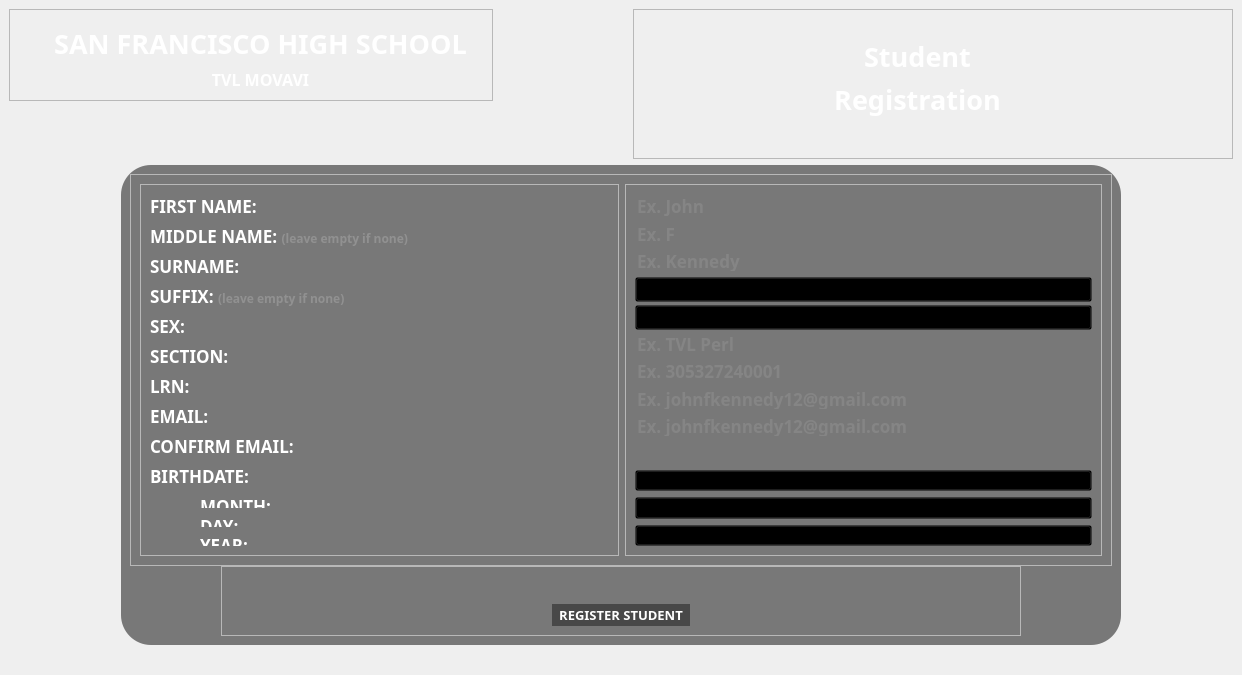
<?xml version="1.0" encoding="UTF-8"?>
<ui version="4.0">
 <class>MainWindow</class>
 <widget class="QMainWindow" name="MainWindow">
  <property name="geometry">
   <rect>
    <x>0</x>
    <y>0</y>
    <width>1242</width>
    <height>675</height>
   </rect>
  </property>
  <property name="sizePolicy">
   <sizepolicy hsizetype="Preferred" vsizetype="Preferred">
    <horstretch>0</horstretch>
    <verstretch>0</verstretch>
   </sizepolicy>
  </property>
  <property name="palette">
   <palette>
    <active/>
    <inactive/>
    <disabled/>
   </palette>
  </property>
  <property name="windowTitle">
   <string>QRAttendify - Register</string>
  </property>
  <property name="windowIcon">
   <iconset resource="../Resources/resources.qrc">
    <normaloff>:/icons/Icons/sfhs_logo.ico</normaloff>:/icons/Icons/sfhs_logo.ico</iconset>
  </property>
  <property name="styleSheet">
   <string notr="true">#centralwidget { border-image: url(:/images/Images/bg_1.png); }
#middle_bottom { background: rgba(0, 0, 0, 0.5); border-radius: 30%; }
#infos QLineEdit { background: transparent; color: rgb(145, 145, 145); text-transform: uppercase; }
#infos QLineEdit#email_fill, #infos QLineEdit#confirm_email_fill { text-transform: none; }
QComboBox { selection-background-color: transparent; background: transparent; color: rgb(110, 110, 110); }
QComboBox::drop-down { border: 0; }
QComboBox::down-arrow { image: url(:/icons/Icons/drop-down_unfocus.png); margin-right:15px; }
QComboBox QListView { padding: 6px; outline: 0; background: rgb(34, 34, 34); color: white }</string>
  </property>
  <widget class="QWidget" name="centralwidget">
   <property name="autoFillBackground">
    <bool>false</bool>
   </property>
   <property name="styleSheet">
    <string notr="true"/>
   </property>
   <layout class="QGridLayout" name="gridLayout">
    <property name="bottomMargin">
     <number>30</number>
    </property>
    <item row="0" column="0" colspan="2" alignment="Qt::AlignLeft|Qt::AlignTop">
     <widget class="QFrame" name="left_top">
      <property name="maximumSize">
       <size>
        <width>16777215</width>
        <height>150</height>
       </size>
      </property>
      <property name="frameShape">
       <enum>QFrame::StyledPanel</enum>
      </property>
      <property name="frameShadow">
       <enum>QFrame::Raised</enum>
      </property>
      <layout class="QGridLayout" name="gridLayout_2">
       <property name="leftMargin">
        <number>15</number>
       </property>
       <property name="topMargin">
        <number>15</number>
       </property>
       <item row="0" column="1">
        <widget class="QLabel" name="title_logo">
         <property name="minimumSize">
          <size>
           <width>445</width>
           <height>0</height>
          </size>
         </property>
         <property name="maximumSize">
          <size>
           <width>16777215</width>
           <height>16777215</height>
          </size>
         </property>
         <property name="font">
          <font>
           <family>Trebuchet MS</family>
           <pointsize>20</pointsize>
           <weight>75</weight>
           <bold>true</bold>
          </font>
         </property>
         <property name="text">
          <string>&lt;p&gt;&lt;span style=&quot; font-size:20pt; font-weight:600; color:#ffffff;&quot;&gt;SAN FRANCISCO HIGH SCHOOL&lt;/span&gt;&lt;/p&gt;</string>
         </property>
         <property name="scaledContents">
          <bool>false</bool>
         </property>
         <property name="alignment">
          <set>Qt::AlignBottom|Qt::AlignHCenter</set>
         </property>
        </widget>
       </item>
       <item row="1" column="1">
        <widget class="QLabel" name="class_name">
         <property name="font">
          <font>
           <family>Trebuchet MS</family>
           <pointsize>12</pointsize>
           <weight>75</weight>
           <bold>true</bold>
           <kerning>true</kerning>
          </font>
         </property>
         <property name="layoutDirection">
          <enum>Qt::LeftToRight</enum>
         </property>
         <property name="text">
          <string>&lt;p&gt;&lt;span style=&quot; font-weight:600; color:#ffffff;&quot;&gt;TVL MOVAVI&lt;/span&gt;&lt;/p&gt;</string>
         </property>
         <property name="textFormat">
          <enum>Qt::AutoText</enum>
         </property>
         <property name="scaledContents">
          <bool>true</bool>
         </property>
         <property name="alignment">
          <set>Qt::AlignHCenter|Qt::AlignTop</set>
         </property>
         <property name="wordWrap">
          <bool>true</bool>
         </property>
        </widget>
       </item>
       <item row="0" column="0" rowspan="2">
        <widget class="QLabel" name="logo">
         <property name="maximumSize">
          <size>
           <width>131</width>
           <height>131</height>
          </size>
         </property>
         <property name="text">
          <string/>
         </property>
         <property name="pixmap">
          <pixmap resource="../Resources/resources.qrc">:/icons/Icons/sfhs_logo.png</pixmap>
         </property>
         <property name="scaledContents">
          <bool>true</bool>
         </property>
        </widget>
       </item>
      </layout>
     </widget>
    </item>
    <item row="0" column="2" alignment="Qt::AlignRight|Qt::AlignTop">
     <widget class="QFrame" name="right_top">
      <property name="minimumSize">
       <size>
        <width>600</width>
        <height>150</height>
       </size>
      </property>
      <property name="maximumSize">
       <size>
        <width>16777215</width>
        <height>150</height>
       </size>
      </property>
      <property name="frameShape">
       <enum>QFrame::StyledPanel</enum>
      </property>
      <property name="frameShadow">
       <enum>QFrame::Raised</enum>
      </property>
      <layout class="QGridLayout" name="gridLayout_3">
       <item row="0" column="1">
        <widget class="QLabel" name="back">
         <property name="minimumSize">
          <size>
           <width>25</width>
           <height>25</height>
          </size>
         </property>
         <property name="maximumSize">
          <size>
           <width>25</width>
           <height>25</height>
          </size>
         </property>
         <property name="font">
          <font>
           <family>Trebuchet MS</family>
           <pointsize>12</pointsize>
           <weight>75</weight>
           <bold>true</bold>
          </font>
         </property>
         <property name="cursor">
          <cursorShape>PointingHandCursor</cursorShape>
         </property>
         <property name="mouseTracking">
          <bool>true</bool>
         </property>
         <property name="toolTip">
          <string>&lt;html&gt;&lt;head/&gt;&lt;body&gt;&lt;p align=&quot;center&quot;&gt;&lt;span style=&quot; font-size:12pt; font-weight:600;&quot;&gt;Back to&lt;br&gt;Main Menu&lt;/span&gt;&lt;/p&gt;&lt;/body&gt;&lt;/html&gt;</string>
         </property>
         <property name="styleSheet">
          <string notr="true"/>
         </property>
         <property name="text">
          <string/>
         </property>
         <property name="pixmap">
          <pixmap resource="../Resources/resources.qrc">:/icons/Icons/arrow_back.png</pixmap>
         </property>
         <property name="scaledContents">
          <bool>true</bool>
         </property>
        </widget>
       </item>
       <item row="3" column="0">
        <widget class="QLabel" name="registration">
         <property name="font">
          <font>
           <family>Trebuchet MS</family>
           <pointsize>20</pointsize>
           <weight>75</weight>
           <bold>true</bold>
          </font>
         </property>
         <property name="text">
          <string>&lt;p&gt;&lt;span style=&quot; font-size:20pt; font-weight:600; color:#ffffff;&quot;&gt;Registration&lt;/span&gt;&lt;/p&gt;</string>
         </property>
         <property name="alignment">
          <set>Qt::AlignHCenter|Qt::AlignTop</set>
         </property>
        </widget>
       </item>
       <item row="0" column="0" rowspan="2">
        <widget class="QLabel" name="student">
         <property name="minimumSize">
          <size>
           <width>400</width>
           <height>0</height>
          </size>
         </property>
         <property name="font">
          <font>
           <family>Trebuchet MS</family>
           <pointsize>20</pointsize>
           <weight>75</weight>
           <bold>true</bold>
          </font>
         </property>
         <property name="text">
          <string>&lt;p&gt;&lt;span style=&quot; font-size:20pt; font-weight:600; color:#ffffff;&quot;&gt;Student&lt;/span&gt;&lt;/p&gt;</string>
         </property>
         <property name="scaledContents">
          <bool>false</bool>
         </property>
         <property name="alignment">
          <set>Qt::AlignBottom|Qt::AlignHCenter</set>
         </property>
        </widget>
       </item>
       <item row="1" column="1">
        <widget class="QLabel" name="attendance">
         <property name="minimumSize">
          <size>
           <width>25</width>
           <height>25</height>
          </size>
         </property>
         <property name="maximumSize">
          <size>
           <width>25</width>
           <height>25</height>
          </size>
         </property>
         <property name="font">
          <font>
           <family>Trebuchet MS</family>
           <pointsize>12</pointsize>
           <weight>75</weight>
           <bold>true</bold>
          </font>
         </property>
         <property name="cursor">
          <cursorShape>PointingHandCursor</cursorShape>
         </property>
         <property name="mouseTracking">
          <bool>true</bool>
         </property>
         <property name="toolTip">
          <string>&lt;html&gt;&lt;head/&gt;&lt;body&gt;&lt;p align=&quot;center&quot;&gt;&lt;span style=&quot; font-size:12pt; font-weight:600;&quot;&gt;Run Attendance Scanner&lt;/span&gt;&lt;/p&gt;&lt;/body&gt;&lt;/html&gt;</string>
         </property>
         <property name="text">
          <string/>
         </property>
         <property name="pixmap">
          <pixmap resource="../Resources/resources.qrc">:/icons/Icons/attendance.png</pixmap>
         </property>
         <property name="scaledContents">
          <bool>true</bool>
         </property>
        </widget>
       </item>
      </layout>
     </widget>
    </item>
    <item row="2" column="0" colspan="3" alignment="Qt::AlignHCenter">
     <widget class="QFrame" name="middle_bottom">
      <property name="enabled">
       <bool>true</bool>
      </property>
      <property name="minimumSize">
       <size>
        <width>1000</width>
        <height>480</height>
       </size>
      </property>
      <property name="maximumSize">
       <size>
        <width>1000</width>
        <height>480</height>
       </size>
      </property>
      <property name="frameShape">
       <enum>QFrame::StyledPanel</enum>
      </property>
      <property name="frameShadow">
       <enum>QFrame::Raised</enum>
      </property>
      <layout class="QGridLayout" name="gridLayout_4">
       <property name="spacing">
        <number>0</number>
       </property>
       <item row="0" column="0">
        <widget class="QFrame" name="body">
         <property name="minimumSize">
          <size>
           <width>0</width>
           <height>0</height>
          </size>
         </property>
         <property name="frameShape">
          <enum>QFrame::StyledPanel</enum>
         </property>
         <property name="frameShadow">
          <enum>QFrame::Raised</enum>
         </property>
         <layout class="QHBoxLayout" name="horizontalLayout">
          <item>
           <widget class="QFrame" name="placeholder">
            <property name="minimumSize">
             <size>
              <width>0</width>
              <height>0</height>
             </size>
            </property>
            <property name="frameShape">
             <enum>QFrame::StyledPanel</enum>
            </property>
            <property name="frameShadow">
             <enum>QFrame::Raised</enum>
            </property>
            <layout class="QVBoxLayout" name="verticalLayout_2">
             <item>
              <widget class="QLabel" name="first_name">
               <property name="font">
                <font>
                 <family>Trebuchet MS</family>
                 <pointsize>13</pointsize>
                 <weight>75</weight>
                 <bold>true</bold>
                </font>
               </property>
               <property name="text">
                <string>&lt;p&gt;&lt;span style=&quot; font-size:13pt; font-weight:600; color:#ffffff;&quot;&gt;FIRST NAME:&lt;/span&gt;&lt;/p&gt;</string>
               </property>
              </widget>
             </item>
             <item>
              <widget class="QLabel" name="middle_name">
               <property name="font">
                <font>
                 <family>Trebuchet MS</family>
                 <pointsize>13</pointsize>
                 <weight>75</weight>
                 <bold>true</bold>
                </font>
               </property>
               <property name="text">
                <string>&lt;p&gt;&lt;span style=&quot; font-size:13pt; color:#ffffff;&quot;&gt;MIDDLE NAME: &lt;/span&gt;&lt;span style=&quot;font-size:9pt; color:#919191;&quot;&gt;(leave empty if none)&lt;/span&gt;&lt;/p&gt;</string>
               </property>
              </widget>
             </item>
             <item>
              <widget class="QLabel" name="surname">
               <property name="font">
                <font>
                 <family>Trebuchet MS</family>
                 <pointsize>13</pointsize>
                 <weight>75</weight>
                 <bold>true</bold>
                </font>
               </property>
               <property name="text">
                <string>&lt;p&gt;&lt;span style=&quot; font-size:13pt; font-weight:600; color:#ffffff;&quot;&gt;SURNAME:&lt;/span&gt;&lt;/p&gt;</string>
               </property>
              </widget>
             </item>
             <item>
              <widget class="QLabel" name="suffix">
               <property name="font">
                <font>
                 <family>Trebuchet MS</family>
                 <pointsize>13</pointsize>
                 <weight>75</weight>
                 <bold>true</bold>
                </font>
               </property>
               <property name="text">
                <string>&lt;p&gt;&lt;span style=&quot; font-size:13pt; font-weight:600; color:#ffffff;&quot;&gt;SUFFIX: &lt;/span&gt;&lt;span style=&quot;font-size:9pt; color:#919191;&quot;&gt;(leave empty if none)&lt;/span&gt;&lt;/p&gt;</string>
               </property>
              </widget>
             </item>
             <item>
              <widget class="QLabel" name="sex">
               <property name="font">
                <font>
                 <family>Trebuchet MS</family>
                 <pointsize>13</pointsize>
                 <weight>75</weight>
                 <bold>true</bold>
                </font>
               </property>
               <property name="text">
                <string>&lt;p&gt;&lt;span style=&quot; font-size:13pt; font-weight:600; color:#ffffff;&quot;&gt;SEX:&lt;/span&gt;&lt;/p&gt;</string>
               </property>
              </widget>
             </item>
             <item>
              <widget class="QLabel" name="section">
               <property name="font">
                <font>
                 <family>Trebuchet MS</family>
                 <pointsize>13</pointsize>
                 <weight>75</weight>
                 <bold>true</bold>
                </font>
               </property>
               <property name="text">
                <string>&lt;p&gt;&lt;span style=&quot; font-size:13pt; font-weight:600; color:#ffffff;&quot;&gt;SECTION:&lt;/span&gt;&lt;/p&gt;</string>
               </property>
              </widget>
             </item>
             <item>
              <widget class="QLabel" name="lrn">
               <property name="font">
                <font>
                 <family>Trebuchet MS</family>
                 <pointsize>13</pointsize>
                 <weight>75</weight>
                 <bold>true</bold>
                </font>
               </property>
               <property name="text">
                <string>&lt;p&gt;&lt;span style=&quot; font-size:13pt; font-weight:600; color:#ffffff;&quot;&gt;LRN:&lt;/span&gt;&lt;/p&gt;</string>
               </property>
              </widget>
             </item>
             <item>
              <widget class="QLabel" name="email">
               <property name="font">
                <font>
                 <family>Trebuchet MS</family>
                 <pointsize>13</pointsize>
                 <weight>75</weight>
                 <bold>true</bold>
                </font>
               </property>
               <property name="text">
                <string>&lt;p&gt;&lt;span style=&quot; font-size:13pt; font-weight:600; color:#ffffff;&quot;&gt;EMAIL:&lt;/span&gt;&lt;/p&gt;</string>
               </property>
              </widget>
             </item>
             <item>
              <widget class="QLabel" name="confirm_email">
               <property name="font">
                <font>
                 <family>Trebuchet MS</family>
                 <pointsize>13</pointsize>
                 <weight>75</weight>
                 <bold>true</bold>
                </font>
               </property>
               <property name="text">
                <string>&lt;p&gt;&lt;span style=&quot; font-size:13pt; font-weight:600; color:#ffffff;&quot;&gt;CONFIRM EMAIL:&lt;/span&gt;&lt;/p&gt;</string>
               </property>
              </widget>
             </item>
             <item>
              <widget class="QLabel" name="birthdate">
               <property name="font">
                <font>
                 <family>Trebuchet MS</family>
                 <pointsize>13</pointsize>
                 <weight>75</weight>
                 <bold>true</bold>
                </font>
               </property>
               <property name="text">
                <string>&lt;p&gt;&lt;span style=&quot; font-size:13pt; font-weight:600; color:#ffffff;&quot;&gt;BIRTHDATE:&lt;/span&gt;&lt;/p&gt;</string>
               </property>
              </widget>
             </item>
             <item>
              <layout class="QVBoxLayout" name="birthdate_layout">
               <property name="leftMargin">
                <number>50</number>
               </property>
               <item>
                <widget class="QLabel" name="birthdate_month">
                 <property name="font">
                  <font>
                   <family>Trebuchet MS</family>
                   <pointsize>13</pointsize>
                   <weight>75</weight>
                   <bold>true</bold>
                  </font>
                 </property>
                 <property name="text">
                  <string>&lt;p&gt;&lt;span style=&quot; font-size:13pt; font-weight:600; color:#ffffff;&quot;&gt;MONTH:&lt;/span&gt;&lt;/p&gt;</string>
                 </property>
                </widget>
               </item>
               <item>
                <widget class="QLabel" name="birthdate_day">
                 <property name="font">
                  <font>
                   <family>Trebuchet MS</family>
                   <pointsize>13</pointsize>
                   <weight>75</weight>
                   <bold>true</bold>
                  </font>
                 </property>
                 <property name="text">
                  <string>&lt;p&gt;&lt;span style=&quot; font-size:13pt; font-weight:600; color:#ffffff;&quot;&gt;DAY:&lt;/span&gt;&lt;/p&gt;</string>
                 </property>
                </widget>
               </item>
               <item>
                <widget class="QLabel" name="birthdate_year">
                 <property name="font">
                  <font>
                   <family>Trebuchet MS</family>
                   <pointsize>13</pointsize>
                   <weight>75</weight>
                   <bold>true</bold>
                  </font>
                 </property>
                 <property name="text">
                  <string>&lt;p&gt;&lt;span style=&quot; font-size:13pt; font-weight:600; color:#ffffff;&quot;&gt;YEAR:&lt;/span&gt;&lt;/p&gt;</string>
                 </property>
                </widget>
               </item>
              </layout>
             </item>
            </layout>
           </widget>
          </item>
          <item>
           <widget class="QFrame" name="infos">
            <property name="maximumSize">
             <size>
              <width>477</width>
              <height>16777215</height>
             </size>
            </property>
            <property name="frameShape">
             <enum>QFrame::StyledPanel</enum>
            </property>
            <property name="frameShadow">
             <enum>QFrame::Raised</enum>
            </property>
            <layout class="QVBoxLayout" name="verticalLayout">
             <item>
              <widget class="QLineEdit" name="first_name_fill">
               <property name="font">
                <font>
                 <family>Trebuchet MS</family>
                 <pointsize>13</pointsize>
                 <weight>75</weight>
                 <bold>true</bold>
                </font>
               </property>
               <property name="cursor">
                <cursorShape>IBeamCursor</cursorShape>
               </property>
               <property name="focusPolicy">
                <enum>Qt::StrongFocus</enum>
               </property>
               <property name="acceptDrops">
                <bool>true</bool>
               </property>
               <property name="text">
                <string/>
               </property>
               <property name="maxLength">
                <number>32</number>
               </property>
               <property name="frame">
                <bool>false</bool>
               </property>
               <property name="dragEnabled">
                <bool>false</bool>
               </property>
               <property name="placeholderText">
                <string>Ex. John</string>
               </property>
              </widget>
             </item>
             <item>
              <widget class="QLineEdit" name="middle_name_fill">
               <property name="font">
                <font>
                 <family>Trebuchet MS</family>
                 <pointsize>13</pointsize>
                 <weight>75</weight>
                 <bold>true</bold>
                </font>
               </property>
               <property name="text">
                <string/>
               </property>
               <property name="maxLength">
                <number>2</number>
               </property>
               <property name="frame">
                <bool>false</bool>
               </property>
               <property name="dragEnabled">
                <bool>false</bool>
               </property>
               <property name="placeholderText">
                <string>Ex. F</string>
               </property>
              </widget>
             </item>
             <item>
              <widget class="QLineEdit" name="surname_fill">
               <property name="font">
                <font>
                 <family>Trebuchet MS</family>
                 <pointsize>13</pointsize>
                 <weight>75</weight>
                 <bold>true</bold>
                </font>
               </property>
               <property name="inputMask">
                <string/>
               </property>
               <property name="text">
                <string/>
               </property>
               <property name="maxLength">
                <number>32</number>
               </property>
               <property name="frame">
                <bool>false</bool>
               </property>
               <property name="dragEnabled">
                <bool>false</bool>
               </property>
               <property name="placeholderText">
                <string>Ex. Kennedy</string>
               </property>
              </widget>
             </item>
             <item>
              <widget class="QComboBox" name="suffix_fill">
               <property name="minimumSize">
                <size>
                 <width>0</width>
                 <height>25</height>
                </size>
               </property>
               <property name="font">
                <font>
                 <family>Trebuchet MS</family>
                 <pointsize>13</pointsize>
                 <weight>75</weight>
                 <bold>true</bold>
                </font>
               </property>
               <property name="frame">
                <bool>false</bool>
               </property>
              </widget>
             </item>
             <item>
              <widget class="QComboBox" name="sex_fill">
               <property name="minimumSize">
                <size>
                 <width>0</width>
                 <height>25</height>
                </size>
               </property>
               <property name="font">
                <font>
                 <family>Trebuchet MS</family>
                 <pointsize>13</pointsize>
                 <weight>75</weight>
                 <bold>true</bold>
                </font>
               </property>
               <property name="frame">
                <bool>false</bool>
               </property>
              </widget>
             </item>
             <item>
              <widget class="QLineEdit" name="section_fill">
               <property name="font">
                <font>
                 <family>Trebuchet MS</family>
                 <pointsize>13</pointsize>
                 <weight>75</weight>
                 <bold>true</bold>
                </font>
               </property>
               <property name="text">
                <string/>
               </property>
               <property name="maxLength">
                <number>32</number>
               </property>
               <property name="frame">
                <bool>false</bool>
               </property>
               <property name="dragEnabled">
                <bool>false</bool>
               </property>
               <property name="placeholderText">
                <string>Ex. TVL Perl</string>
               </property>
              </widget>
             </item>
             <item>
              <widget class="QLineEdit" name="lrn_fill">
               <property name="font">
                <font>
                 <family>Trebuchet MS</family>
                 <pointsize>13</pointsize>
                 <weight>75</weight>
                 <bold>true</bold>
                </font>
               </property>
               <property name="inputMask">
                <string/>
               </property>
               <property name="text">
                <string/>
               </property>
               <property name="maxLength">
                <number>24</number>
               </property>
               <property name="frame">
                <bool>false</bool>
               </property>
               <property name="dragEnabled">
                <bool>false</bool>
               </property>
               <property name="placeholderText">
                <string>Ex. 305327240001</string>
               </property>
              </widget>
             </item>
             <item>
              <widget class="QLineEdit" name="email_fill">
               <property name="font">
                <font>
                 <family>Trebuchet MS</family>
                 <pointsize>13</pointsize>
                 <weight>75</weight>
                 <bold>true</bold>
                </font>
               </property>
               <property name="text">
                <string/>
               </property>
               <property name="maxLength">
                <number>24</number>
               </property>
               <property name="frame">
                <bool>false</bool>
               </property>
               <property name="dragEnabled">
                <bool>false</bool>
               </property>
               <property name="placeholderText">
                <string>Ex. johnfkennedy12@gmail.com</string>
               </property>
              </widget>
             </item>
             <item>
              <widget class="QLineEdit" name="confirm_email_fill">
               <property name="font">
                <font>
                 <family>Trebuchet MS</family>
                 <pointsize>13</pointsize>
                 <weight>75</weight>
                 <bold>true</bold>
                </font>
               </property>
               <property name="text">
                <string/>
               </property>
               <property name="maxLength">
                <number>24</number>
               </property>
               <property name="frame">
                <bool>false</bool>
               </property>
               <property name="dragEnabled">
                <bool>false</bool>
               </property>
               <property name="placeholderText">
                <string>Ex. johnfkennedy12@gmail.com</string>
               </property>
              </widget>
             </item>
             <item>
              <widget class="QLabel" name="empty">
               <property name="minimumSize">
                <size>
                 <width>0</width>
                 <height>0</height>
                </size>
               </property>
               <property name="font">
                <font>
                 <family>Trebuchet MS</family>
                 <pointsize>13</pointsize>
                 <weight>75</weight>
                 <bold>true</bold>
                </font>
               </property>
               <property name="text">
                <string/>
               </property>
              </widget>
             </item>
             <item>
              <widget class="QComboBox" name="birthdate_month_fill">
               <property name="minimumSize">
                <size>
                 <width>0</width>
                 <height>0</height>
                </size>
               </property>
               <property name="font">
                <font>
                 <family>Trebuchet MS</family>
                 <pointsize>13</pointsize>
                 <weight>75</weight>
                 <bold>true</bold>
                </font>
               </property>
               <property name="editable">
                <bool>false</bool>
               </property>
               <property name="currentText">
                <string/>
               </property>
               <property name="placeholderText">
                <string/>
               </property>
               <property name="frame">
                <bool>false</bool>
               </property>
              </widget>
             </item>
             <item>
              <widget class="QComboBox" name="birthdate_day_fill">
               <property name="minimumSize">
                <size>
                 <width>0</width>
                 <height>0</height>
                </size>
               </property>
               <property name="font">
                <font>
                 <family>Trebuchet MS</family>
                 <pointsize>13</pointsize>
                 <weight>75</weight>
                 <bold>true</bold>
                </font>
               </property>
               <property name="frame">
                <bool>false</bool>
               </property>
              </widget>
             </item>
             <item>
              <widget class="QComboBox" name="birthdate_year_fill">
               <property name="minimumSize">
                <size>
                 <width>0</width>
                 <height>0</height>
                </size>
               </property>
               <property name="font">
                <font>
                 <family>Trebuchet MS</family>
                 <pointsize>13</pointsize>
                 <weight>75</weight>
                 <bold>true</bold>
                </font>
               </property>
               <property name="currentText">
                <string/>
               </property>
               <property name="currentIndex">
                <number>-1</number>
               </property>
               <property name="frame">
                <bool>false</bool>
               </property>
              </widget>
             </item>
            </layout>
           </widget>
          </item>
         </layout>
        </widget>
       </item>
       <item row="1" column="0" alignment="Qt::AlignHCenter">
        <widget class="QFrame" name="footer">
         <property name="minimumSize">
          <size>
           <width>800</width>
           <height>0</height>
          </size>
         </property>
         <property name="maximumSize">
          <size>
           <width>16777215</width>
           <height>16777215</height>
          </size>
         </property>
         <property name="frameShape">
          <enum>QFrame::StyledPanel</enum>
         </property>
         <property name="frameShadow">
          <enum>QFrame::Raised</enum>
         </property>
         <layout class="QVBoxLayout" name="verticalLayout_3">
          <item>
           <widget class="QLabel" name="error_message">
            <property name="font">
             <font>
              <family>Trebuchet MS</family>
              <pointsize>12</pointsize>
              <weight>75</weight>
              <bold>true</bold>
             </font>
            </property>
            <property name="text">
             <string/>
            </property>
            <property name="alignment">
             <set>Qt::AlignCenter</set>
            </property>
           </widget>
          </item>
          <item alignment="Qt::AlignHCenter">
           <widget class="QLabel" name="register_student">
            <property name="font">
             <font>
              <family>Trebuchet MS</family>
              <pointsize>10</pointsize>
              <weight>75</weight>
              <bold>true</bold>
             </font>
            </property>
            <property name="cursor">
             <cursorShape>PointingHandCursor</cursorShape>
            </property>
            <property name="styleSheet">
             <string notr="true">#register_student { background: rgba(0, 0, 0, 0.4); padding: 2px 7px; }</string>
            </property>
            <property name="text">
             <string>&lt;p&gt;&lt;span style=&quot; font-size:10pt; font-weight:600; color:#ffffff;&quot;&gt;REGISTER STUDENT&lt;/span&gt;&lt;/p&gt;</string>
            </property>
            <property name="alignment">
             <set>Qt::AlignCenter</set>
            </property>
           </widget>
          </item>
         </layout>
        </widget>
       </item>
      </layout>
     </widget>
    </item>
   </layout>
  </widget>
 </widget>
 <resources>
  <include location="../Resources/resources.qrc"/>
 </resources>
 <connections/>
</ui>
